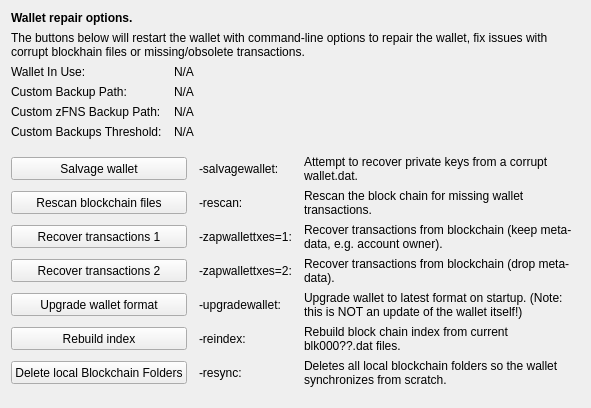
     <widget class="QWidget" name="tab_repair">
      <attribute name="title">
       <string>&amp;Wallet Repair</string>
      </attribute>
      <layout class="QGridLayout" name="gridLayout_4" columnstretch="0,0,0,0">
       <property name="horizontalSpacing">
        <number>12</number>
       </property>
       <item row="0" column="0" colspan="4">
        <widget class="QLabel" name="label_repair_header">
         <property name="font">
          <font>
           <weight>75</weight>
           <bold>true</bold>
          </font>
         </property>
         <property name="text">
          <string>Wallet repair options.</string>
         </property>
        </widget>
       </item>
       <item row="1" column="0" colspan="4">
        <widget class="QLabel" name="label_repair_helptext">
         <property name="font">
          <font>
           <weight>50</weight>
           <bold>false</bold>
          </font>
         </property>
         <property name="text">
          <string>The buttons below will restart the wallet with command-line options to repair the wallet, fix issues with corrupt blockhain files or missing/obsolete transactions.</string>
         </property>
         <property name="wordWrap">
          <bool>true</bool>
         </property>
        </widget>
       </item>
       <item row="2" column="0">
        <widget class="QLabel" name="wallet_path_label">
         <property name="text">
          <string>Wallet In Use:</string>
         </property>
        </widget>
       </item>
       <item row="2" column="1" colspan="3">
        <widget class="QLabel" name="wallet_path">
         <property name="cursor">
          <cursorShape>IBeamCursor</cursorShape>
         </property>
         <property name="text">
          <string>N/A</string>
         </property>
         <property name="textFormat">
          <enum>Qt::PlainText</enum>
         </property>
         <property name="textInteractionFlags">
          <set>Qt::LinksAccessibleByMouse|Qt::TextSelectableByKeyboard|Qt::TextSelectableByMouse</set>
         </property>
        </widget>
       </item>
       <item row="3" column="0">
        <widget class="QLabel" name="wallet_custombackuppath_label">
         <property name="text">
          <string>Custom Backup Path:</string>
         </property>
         <property name="visible">
          <bool>false</bool>
         </property>
        </widget>
       </item>
       <item row="3" column="1" colspan="3">
        <widget class="QLabel" name="wallet_custombackuppath">
         <property name="cursor">
          <cursorShape>IBeamCursor</cursorShape>
         </property>
         <property name="text">
          <string>N/A</string>
         </property>
         <property name="textFormat">
          <enum>Qt::PlainText</enum>
         </property>
         <property name="textInteractionFlags">
          <set>Qt::LinksAccessibleByMouse|Qt::TextSelectableByKeyboard|Qt::TextSelectableByMouse</set>
         </property>
         <property name="visible">
          <bool>false</bool>
         </property>
        </widget>
       </item>
       <item row="4" column="0">
        <widget class="QLabel" name="wallet_customzfnsbackuppath_label">
         <property name="text">
          <string>Custom zFNS Backup Path:</string>
         </property>
         <property name="visible">
          <bool>false</bool>
         </property>
        </widget>
       </item>
       <item row="4" column="1" colspan="3">
        <widget class="QLabel" name="wallet_customzfnsbackuppath">
         <property name="cursor">
          <cursorShape>IBeamCursor</cursorShape>
         </property>
         <property name="text">
          <string>N/A</string>
         </property>
         <property name="textFormat">
          <enum>Qt::PlainText</enum>
         </property>
         <property name="textInteractionFlags">
          <set>Qt::LinksAccessibleByMouse|Qt::TextSelectableByKeyboard|Qt::TextSelectableByMouse</set>
         </property>
         <property name="visible">
          <bool>false</bool>
         </property>
        </widget>
       </item>
       <item row="5" column="0">
        <widget class="QLabel" name="wallet_custombackupthreshold_label">
         <property name="text">
          <string>Custom Backups Threshold:</string>
         </property>
         <property name="visible">
          <bool>false</bool>
         </property>
        </widget>
       </item>
       <item row="5" column="1" colspan="3">
        <widget class="QLabel" name="wallet_custombackupthreshold">
         <property name="cursor">
          <cursorShape>IBeamCursor</cursorShape>
         </property>
         <property name="text">
          <string>N/A</string>
         </property>
         <property name="textFormat">
          <enum>Qt::PlainText</enum>
         </property>
         <property name="textInteractionFlags">
          <set>Qt::LinksAccessibleByMouse|Qt::TextSelectableByKeyboard|Qt::TextSelectableByMouse</set>
         </property>
         <property name="visible">
          <bool>false</bool>
         </property>
        </widget>
       </item>
       <item row="6" column="0">
        <spacer name="verticalSpacer_repair1">
         <property name="orientation">
          <enum>Qt::Vertical</enum>
         </property>
         <property name="sizeHint" stdset="0">
          <size>
           <width>10</width>
           <height>10</height>
          </size>
         </property>
        </spacer>
       </item>
       <item row="7" column="0" colspan="2">
        <widget class="QPushButton" name="btn_salvagewallet">
         <property name="minimumSize">
          <size>
           <width>100</width>
           <height>23</height>
          </size>
         </property>
         <property name="text">
          <string>Salvage wallet</string>
         </property>
        </widget>
       </item>
       <item row="7" column="2">
        <widget class="QLabel" name="label_repair_salvage_command">
         <property name="text">
          <string notr="true">-salvagewallet:</string>
         </property>
        </widget>
       </item>
       <item row="7" column="3">
        <widget class="QLabel" name="label_repair_salvage">
         <property name="text">
          <string>Attempt to recover private keys from a corrupt wallet.dat.</string>
         </property>
         <property name="wordWrap">
          <bool>true</bool>
         </property>
        </widget>
       </item>
       <item row="8" column="0" colspan="2">
        <widget class="QPushButton" name="btn_rescan">
         <property name="minimumSize">
          <size>
           <width>100</width>
           <height>23</height>
          </size>
         </property>
         <property name="text">
          <string>Rescan blockchain files</string>
         </property>
        </widget>
       </item>
       <item row="8" column="2">
        <widget class="QLabel" name="label_repair_rescan_command">
         <property name="text">
          <string notr="true">-rescan:</string>
         </property>
        </widget>
       </item>
       <item row="8" column="3">
        <widget class="QLabel" name="label_repair_rescan">
         <property name="text">
          <string>Rescan the block chain for missing wallet transactions.</string>
         </property>
         <property name="wordWrap">
          <bool>true</bool>
         </property>
        </widget>
       </item>
       <item row="9" column="0" colspan="2">
        <widget class="QPushButton" name="btn_zapwallettxes1">
         <property name="minimumSize">
          <size>
           <width>100</width>
           <height>23</height>
          </size>
         </property>
         <property name="text">
          <string>Recover transactions 1</string>
         </property>
        </widget>
       </item>
       <item row="9" column="2">
        <widget class="QLabel" name="label_repair_zap1_command">
         <property name="text">
          <string notr="true">-zapwallettxes=1:</string>
         </property>
        </widget>
       </item>
       <item row="9" column="3">
        <widget class="QLabel" name="label_repair_zap1">
         <property name="text">
          <string>Recover transactions from blockchain (keep meta-data, e.g. account owner).</string>
         </property>
         <property name="wordWrap">
          <bool>true</bool>
         </property>
        </widget>
       </item>
       <item row="10" column="0" colspan="2">
        <widget class="QPushButton" name="btn_zapwallettxes2">
         <property name="minimumSize">
          <size>
           <width>100</width>
           <height>23</height>
          </size>
         </property>
         <property name="text">
          <string>Recover transactions 2</string>
         </property>
        </widget>
       </item>
       <item row="10" column="2">
        <widget class="QLabel" name="label_repair_zap2_command">
         <property name="text">
          <string notr="true">-zapwallettxes=2:</string>
         </property>
        </widget>
       </item>
       <item row="10" column="3">
        <widget class="QLabel" name="label_repair_zap2">
         <property name="text">
          <string>Recover transactions from blockchain (drop meta-data).</string>
         </property>
         <property name="wordWrap">
          <bool>true</bool>
         </property>
        </widget>
       </item>
       <item row="11" column="0" colspan="2">
        <widget class="QPushButton" name="btn_upgradewallet">
         <property name="minimumSize">
          <size>
           <width>100</width>
           <height>23</height>
          </size>
         </property>
         <property name="text">
          <string>Upgrade wallet format</string>
         </property>
        </widget>
       </item>
       <item row="11" column="2">
        <widget class="QLabel" name="label_repair_upgrade_command">
         <property name="text">
          <string notr="true">-upgradewallet:</string>
         </property>
        </widget>
       </item>
       <item row="11" column="3">
        <widget class="QLabel" name="label_repair_upgrade">
         <property name="text">
          <string>Upgrade wallet to latest format on startup. (Note: this is NOT an update of the wallet itself!)</string>
         </property>
         <property name="wordWrap">
          <bool>true</bool>
         </property>
        </widget>
       </item>
       <item row="12" column="0" colspan="2">
        <widget class="QPushButton" name="btn_reindex">
         <property name="minimumSize">
          <size>
           <width>100</width>
           <height>23</height>
          </size>
         </property>
         <property name="text">
          <string>Rebuild index</string>
         </property>
        </widget>
       </item>
       <item row="12" column="2">
        <widget class="QLabel" name="label_repair_reindex_command">
         <property name="text">
          <string notr="true">-reindex:</string>
         </property>
        </widget>
       </item>
       <item row="12" column="3">
        <widget class="QLabel" name="label_repair_reindex">
         <property name="text">
          <string>Rebuild block chain index from current blk000??.dat files.</string>
         </property>
         <property name="wordWrap">
          <bool>true</bool>
         </property>
        </widget>
       </item>
       <item row="13" column="0" colspan="2">
        <widget class="QPushButton" name="btn_resync">
         <property name="minimumSize">
          <size>
           <width>100</width>
           <height>23</height>
          </size>
         </property>
         <property name="text">
          <string>Delete local Blockchain Folders</string>
         </property>
        </widget>
       </item>
       <item row="13" column="2">
        <widget class="QLabel" name="label_repair_resync_command">
         <property name="text">
          <string>-resync:</string>
         </property>
        </widget>
       </item>
       <item row="13" column="3">
        <widget class="QLabel" name="label_repair_resync">
         <property name="text">
          <string>Deletes all local blockchain folders so the wallet synchronizes from scratch.</string>
         </property>
         <property name="wordWrap">
          <bool>true</bool>
         </property>
        </widget>
       </item>
       <item row="14" column="0">
        <spacer name="verticalSpacer_repair2">
         <property name="orientation">
          <enum>Qt::Vertical</enum>
         </property>
         <property name="sizeHint" stdset="0">
          <size>
           <width>20</width>
           <height>10</height>
          </size>
         </property>
        </spacer>
       </item>
      </layout>
     </widget>
